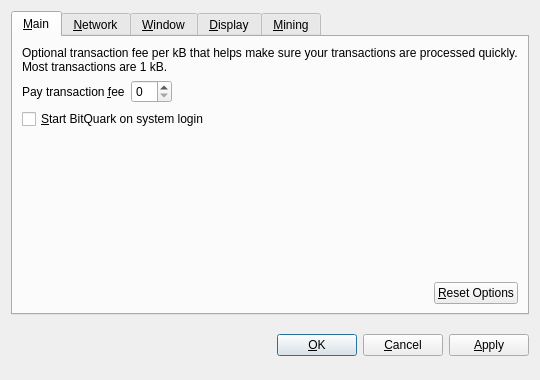
<?xml version="1.0" encoding="UTF-8"?>
<ui version="4.0">
 <class>OptionsDialog</class>
 <widget class="QDialog" name="OptionsDialog">
  <property name="geometry">
   <rect>
    <x>0</x>
    <y>0</y>
    <width>540</width>
    <height>380</height>
   </rect>
  </property>
  <property name="windowTitle">
   <string>Options</string>
  </property>
  <property name="modal">
   <bool>true</bool>
  </property>
  <layout class="QVBoxLayout" name="verticalLayout">
   <item>
    <widget class="QTabWidget" name="tabWidget">
     <property name="tabPosition">
      <enum>QTabWidget::North</enum>
     </property>
     <property name="currentIndex">
      <number>0</number>
     </property>
     <widget class="QWidget" name="tabMain">
      <attribute name="title">
       <string>&amp;Main</string>
      </attribute>
      <layout class="QVBoxLayout" name="verticalLayout_Main">
       <item>
        <widget class="QLabel" name="transactionFeeInfoLabel">
         <property name="text">
          <string>Optional transaction fee per kB that helps make sure your transactions are processed quickly. Most transactions are 1 kB.</string>
         </property>
         <property name="textFormat">
          <enum>Qt::PlainText</enum>
         </property>
         <property name="wordWrap">
          <bool>true</bool>
         </property>
        </widget>
       </item>
       <item>
        <layout class="QHBoxLayout" name="horizontalLayout_1_Main">
         <item>
          <widget class="QLabel" name="transactionFeeLabel">
           <property name="text">
            <string>Pay transaction &amp;fee</string>
           </property>
           <property name="textFormat">
            <enum>Qt::PlainText</enum>
           </property>
           <property name="buddy">
            <cstring>transactionFee</cstring>
           </property>
          </widget>
         </item>
         <item>
          <widget class="BitcoinAmountField" name="transactionFee"/>
         </item>
         <item>
          <spacer name="horizontalSpacer_1_Main">
           <property name="orientation">
            <enum>Qt::Horizontal</enum>
           </property>
           <property name="sizeHint" stdset="0">
            <size>
             <width>40</width>
             <height>20</height>
            </size>
           </property>
          </spacer>
         </item>
        </layout>
       </item>
       <item>
        <widget class="QCheckBox" name="bitcoinAtStartup">
         <property name="toolTip">
          <string>Automatically start BitQuark after logging in to the system.</string>
         </property>
         <property name="text">
          <string>&amp;Start BitQuark on system login</string>
         </property>
        </widget>
       </item>
       <item>
        <spacer name="verticalSpacer_Main">
         <property name="orientation">
          <enum>Qt::Vertical</enum>
         </property>
         <property name="sizeHint" stdset="0">
          <size>
           <width>20</width>
           <height>40</height>
          </size>
         </property>
        </spacer>
       </item>
       <item>
        <layout class="QHBoxLayout" name="horizontalLayout_2_Main">
         <item>
          <spacer name="horizontalSpacer_2_Main">
           <property name="orientation">
            <enum>Qt::Horizontal</enum>
           </property>
           <property name="sizeHint" stdset="0">
            <size>
             <width>40</width>
             <height>20</height>
            </size>
           </property>
          </spacer>
         </item>
         <item>
          <widget class="QPushButton" name="resetButton">
           <property name="toolTip">
            <string>Reset all client options to default.</string>
           </property>
           <property name="text">
            <string>&amp;Reset Options</string>
           </property>
           <property name="autoDefault">
            <bool>false</bool>
           </property>
          </widget>
         </item>
        </layout>
       </item>
      </layout>
     </widget>
     <widget class="QWidget" name="tabNetwork">
      <attribute name="title">
       <string>&amp;Network</string>
      </attribute>
      <layout class="QVBoxLayout" name="verticalLayout_Network">
       <item>
        <widget class="QCheckBox" name="mapPortUpnp">
         <property name="toolTip">
          <string>&lt;html&gt;&lt;head/&gt;&lt;body&gt;&lt;p&gt;Automatically open the BitQuark client port on the router. This only works when your router supports UPnP and it is enabled.&lt;/p&gt;&lt;/body&gt;&lt;/html&gt;</string>
         </property>
         <property name="text">
          <string>Map port using &amp;UPnP</string>
         </property>
        </widget>
       </item>
       <item>
        <widget class="QCheckBox" name="connectSocks">
         <property name="toolTip">
          <string>Connect to the BitQuark network through a SOCKS proxy (e.g. when connecting through Tor).</string>
         </property>
         <property name="text">
          <string>&amp;Connect through SOCKS proxy:</string>
         </property>
        </widget>
       </item>
       <item>
        <layout class="QHBoxLayout" name="horizontalLayout_Network">
         <item>
          <widget class="QLabel" name="proxyIpLabel">
           <property name="text">
            <string>Proxy &amp;IP:</string>
           </property>
           <property name="textFormat">
            <enum>Qt::PlainText</enum>
           </property>
           <property name="buddy">
            <cstring>proxyIp</cstring>
           </property>
          </widget>
         </item>
         <item>
          <widget class="QValidatedLineEdit" name="proxyIp">
           <property name="maximumSize">
            <size>
             <width>140</width>
             <height>16777215</height>
            </size>
           </property>
           <property name="toolTip">
            <string>IP address of the proxy (e.g. 127.0.0.1)</string>
           </property>
          </widget>
         </item>
         <item>
          <widget class="QLabel" name="proxyPortLabel">
           <property name="text">
            <string>&amp;Port:</string>
           </property>
           <property name="textFormat">
            <enum>Qt::PlainText</enum>
           </property>
           <property name="buddy">
            <cstring>proxyPort</cstring>
           </property>
          </widget>
         </item>
         <item>
          <widget class="QLineEdit" name="proxyPort">
           <property name="maximumSize">
            <size>
             <width>55</width>
             <height>16777215</height>
            </size>
           </property>
           <property name="toolTip">
            <string>Port of the proxy (e.g. 9050)</string>
           </property>
          </widget>
         </item>
         <item>
          <widget class="QLabel" name="socksVersionLabel">
           <property name="text">
            <string>SOCKS &amp;Version:</string>
           </property>
           <property name="textFormat">
            <enum>Qt::PlainText</enum>
           </property>
           <property name="buddy">
            <cstring>socksVersion</cstring>
           </property>
          </widget>
         </item>
         <item>
          <widget class="QValueComboBox" name="socksVersion">
           <property name="toolTip">
            <string>SOCKS version of the proxy (e.g. 5)</string>
           </property>
          </widget>
         </item>
         <item>
          <spacer name="horizontalSpacer_Network">
           <property name="orientation">
            <enum>Qt::Horizontal</enum>
           </property>
           <property name="sizeHint" stdset="0">
            <size>
             <width>40</width>
             <height>20</height>
            </size>
           </property>
          </spacer>
         </item>
        </layout>
       </item>
       <item>
        <spacer name="verticalSpacer_Network">
         <property name="orientation">
          <enum>Qt::Vertical</enum>
         </property>
         <property name="sizeHint" stdset="0">
          <size>
           <width>20</width>
           <height>40</height>
          </size>
         </property>
        </spacer>
       </item>
      </layout>
     </widget>
	 
	 
     <widget class="QWidget" name="tabWindow">
      <attribute name="title">
       <string>&amp;Window</string>
      </attribute>
      <layout class="QVBoxLayout" name="verticalLayout_Window">
       <item>
        <widget class="QCheckBox" name="minimizeToTray">
         <property name="toolTip">
          <string>Show only a tray icon after minimizing the window.</string>
         </property>
         <property name="text">
          <string>&amp;Minimize to the tray instead of the taskbar</string>
         </property>
        </widget>
       </item>
       <item>
        <widget class="QCheckBox" name="minimizeOnClose">
         <property name="toolTip">
          <string>Minimize instead of exit the application when the window is closed. When this option is enabled, the application will be closed only after selecting Quit in the menu.</string>
         </property>
         <property name="text">
          <string>M&amp;inimize on close</string>
         </property>
        </widget>
       </item>
       <item>
        <spacer name="verticalSpacer_Window">
         <property name="orientation">
          <enum>Qt::Vertical</enum>
         </property>
         <property name="sizeHint" stdset="0">
          <size>
           <width>20</width>
           <height>40</height>
          </size>
         </property>
        </spacer>
       </item>
      </layout>
     </widget>
	 
	 
     <widget class="QWidget" name="tabDisplay">
      <attribute name="title">
       <string>&amp;Display</string>
      </attribute>
      <layout class="QVBoxLayout" name="verticalLayout_Display">
       <item>
        <layout class="QHBoxLayout" name="horizontalLayout_1_Display">
         <item>
          <widget class="QLabel" name="langLabel">
           <property name="text">
            <string>User Interface &amp;language:</string>
           </property>
           <property name="textFormat">
            <enum>Qt::PlainText</enum>
           </property>
           <property name="buddy">
            <cstring>lang</cstring>
           </property>
          </widget>
         </item>
         <item>
          <widget class="QValueComboBox" name="lang">
           <property name="toolTip">
            <string>&lt;html&gt;&lt;head/&gt;&lt;body&gt;&lt;p&gt;The user interface language can be set here. This setting will take effect after restarting BitQuark.&lt;/p&gt;&lt;/body&gt;&lt;/html&gt;</string>
           </property>
          </widget>
         </item>
        </layout>
       </item>
       <item>
        <layout class="QHBoxLayout" name="horizontalLayout_2_Display">
         <item>
          <widget class="QLabel" name="unitLabel">
           <property name="text">
            <string>&amp;Unit to show amounts in:</string>
           </property>
           <property name="textFormat">
            <enum>Qt::PlainText</enum>
           </property>
           <property name="buddy">
            <cstring>unit</cstring>
           </property>
          </widget>
         </item>
         <item>
          <widget class="QValueComboBox" name="unit">
           <property name="toolTip">
            <string>Choose the default subdivision unit to show in the interface and when sending coins.</string>
           </property>
          </widget>
         </item>
        </layout>
       </item>
       <item>
        <widget class="QCheckBox" name="displayAddresses">
         <property name="toolTip">
          <string>&lt;html&gt;&lt;head/&gt;&lt;body&gt;&lt;p&gt;Whether to show BitQuark addresses in the transaction list or not.&lt;/p&gt;&lt;/body&gt;&lt;/html&gt;</string>
         </property>
         <property name="text">
          <string>&amp;Display addresses in transaction list</string>
         </property>
        </widget>
       </item>
       <item>
        <spacer name="verticalSpacer_Display">
         <property name="orientation">
          <enum>Qt::Vertical</enum>
         </property>
         <property name="sizeHint" stdset="0">
          <size>
           <width>20</width>
           <height>40</height>
          </size>
         </property>
        </spacer>
       </item>
      </layout>
     </widget>
	 

     <widget class="QWidget" name="tabMining">
      <attribute name="title">
       <string>&amp;Mining</string>
      </attribute>
      <layout class="QVBoxLayout" name="verticalLayout_Mining">
      
       <item>
        <widget class="QCheckBox" name="checkboxMiningEnabled">
         <property name="toolTip">
          <string>&lt;html&gt;&lt;head/&gt;&lt;body&gt;&lt;p&gt;Whether to enabled Quark mining by default.&lt;/p&gt;&lt;/body&gt;&lt;/html&gt;</string>
         </property>
         <property name="text">
          <string>&amp;Mining enabled</string>
         </property>
        </widget>
       </item>
       
       <item>
        <layout class="QHBoxLayout" name="horizontalLayout_2_Mining">        
         <item>
          <widget class="QLabel" name="labelMiningProcLimit">
           <property name="text">
            <string>&amp;Mining limit:</string>
           </property>
           <property name="textFormat">
            <enum>Qt::PlainText</enum>
           </property>
           <property name="buddy">
            <cstring>comboMiningProcLimit</cstring>
           </property>
          </widget>
         </item>
         <item>
          <widget class="QValueComboBox" name="comboMiningProcLimit">
           <property name="toolTip">
            <string>Choose the default mining intensity.</string>
           </property>
          </widget>
         </item>
        </layout>
       </item>
       <item>
        <spacer name="verticalSpacer_Display">
         <property name="orientation">
          <enum>Qt::Vertical</enum>
         </property>
         <property name="sizeHint" stdset="0">
          <size>
           <width>20</width>
           <height>40</height>
          </size>
         </property>
        </spacer>
       </item>
       
      </layout>
     </widget>

     
    </widget>
   </item>
   <item>
    <layout class="QHBoxLayout" name="horizontalLayout_Buttons">
     <item>
      <spacer name="horizontalSpacer_1">
       <property name="orientation">
        <enum>Qt::Horizontal</enum>
       </property>
       <property name="sizeHint" stdset="0">
        <size>
         <width>40</width>
         <height>48</height>
        </size>
       </property>
      </spacer>
     </item>
     <item>
      <widget class="QLabel" name="statusLabel">
       <property name="font">
        <font>
         <weight>75</weight>
         <bold>true</bold>
        </font>
       </property>
       <property name="text">
        <string/>
       </property>
       <property name="textFormat">
        <enum>Qt::PlainText</enum>
       </property>
       <property name="wordWrap">
        <bool>true</bool>
       </property>
      </widget>
     </item>
     <item>
      <spacer name="horizontalSpacer_2">
       <property name="orientation">
        <enum>Qt::Horizontal</enum>
       </property>
       <property name="sizeHint" stdset="0">
        <size>
         <width>40</width>
         <height>48</height>
        </size>
       </property>
      </spacer>
     </item>
     <item>
      <widget class="QPushButton" name="okButton">
       <property name="text">
        <string>&amp;OK</string>
       </property>
      </widget>
     </item>
     <item>
      <widget class="QPushButton" name="cancelButton">
       <property name="text">
        <string>&amp;Cancel</string>
       </property>
       <property name="autoDefault">
        <bool>false</bool>
       </property>
      </widget>
     </item>
     <item>
      <widget class="QPushButton" name="applyButton">
       <property name="text">
        <string>&amp;Apply</string>
       </property>
       <property name="autoDefault">
        <bool>false</bool>
       </property>
      </widget>
     </item>
    </layout>
   </item>
  </layout>
 </widget>
 <customwidgets>
  <customwidget>
   <class>BitcoinAmountField</class>
   <extends>QSpinBox</extends>
   <header>bitcoinamountfield.h</header>
  </customwidget>
  <customwidget>
   <class>QValueComboBox</class>
   <extends>QComboBox</extends>
   <header>qvaluecombobox.h</header>
  </customwidget>
  <customwidget>
   <class>QValidatedLineEdit</class>
   <extends>QLineEdit</extends>
   <header>qvalidatedlineedit.h</header>
  </customwidget>
 </customwidgets>
 <resources/>
 <connections/>
</ui>
